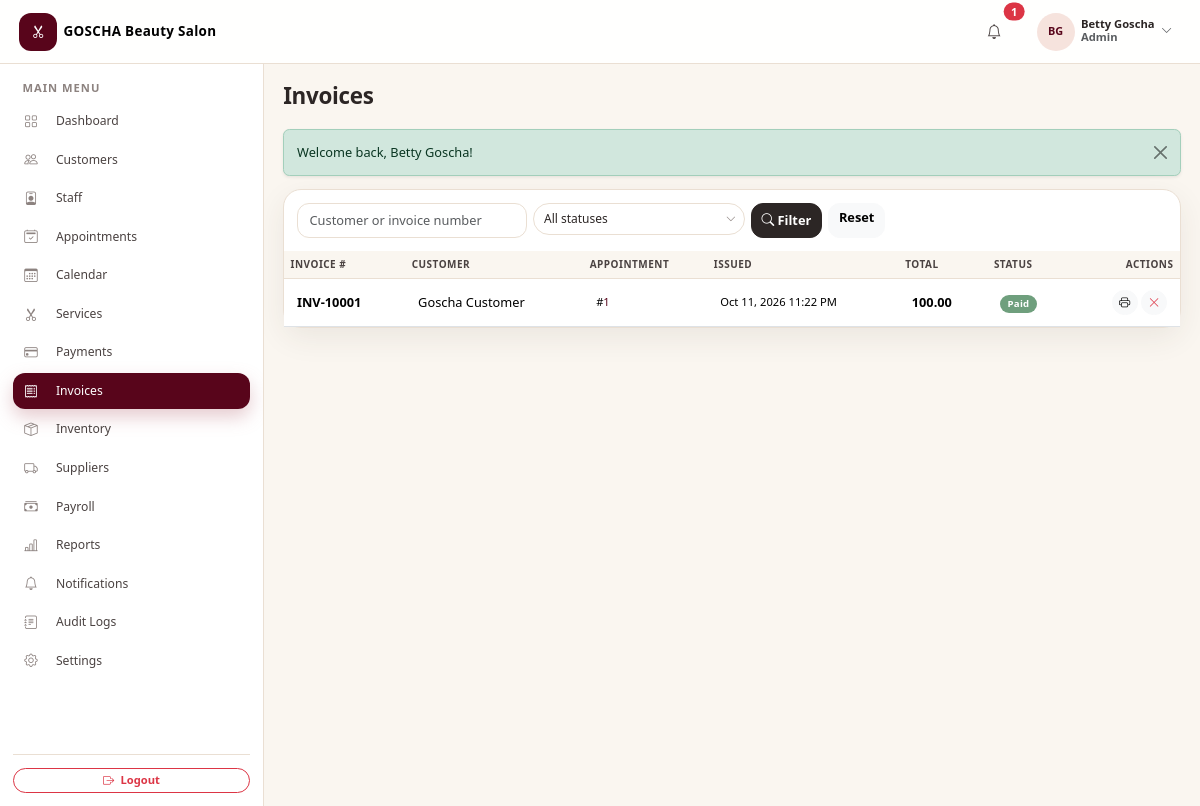
The app's page /admin/invoices.php (signed in) with its own data.
### tables this page shows
CREATE TABLE `users` (
  `id` int(11) NOT NULL AUTO_INCREMENT,
  `salon_id` int(11) NOT NULL,
  `name` varchar(100) NOT NULL,
  `first_name` varchar(100) DEFAULT NULL,
  `last_name` varchar(100) DEFAULT NULL,
  `email` varchar(255) NOT NULL,
  `phone` varchar(20) DEFAULT NULL,
  `password` varchar(255) NOT NULL,
  `role` enum('admin','receptionist') NOT NULL DEFAULT 'admin',
  `status` enum('active','inactive') NOT NULL DEFAULT 'active',
  `created_at` datetime NOT NULL DEFAULT current_timestamp(),
  `updated_at` datetime NOT NULL DEFAULT current_timestamp() ON UPDATE current_timestamp(),
  PRIMARY KEY (`id`),
  UNIQUE KEY `uq_users_email` (`email`),
  KEY `idx_users_salon` (`salon_id`),
  CONSTRAINT `fk_users_salon` FOREIGN KEY (`salon_id`) REFERENCES `salons` (`id`)
);

CREATE TABLE `salons` (
  `id` int(11) NOT NULL AUTO_INCREMENT,
  `salon_name` varchar(150) NOT NULL,
  `owner_first_name` varchar(100) DEFAULT NULL,
  `owner_last_name` varchar(100) DEFAULT NULL,
  `email` varchar(255) DEFAULT NULL,
  `phone` varchar(20) DEFAULT NULL,
  `address` varchar(255) DEFAULT NULL,
  `timezone` varchar(64) NOT NULL DEFAULT 'Africa/Addis_Ababa',
  `currency` char(3) NOT NULL DEFAULT 'ETB',
  `status` enum('active','inactive') NOT NULL DEFAULT 'active',
  `setup_completed_at` datetime DEFAULT NULL,
  `created_at` datetime NOT NULL DEFAULT current_timestamp(),
  `updated_at` datetime NOT NULL DEFAULT current_timestamp() ON UPDATE current_timestamp(),
  PRIMARY KEY (`id`),
  UNIQUE KEY `uq_salons_name` (`salon_name`),
  KEY `idx_salons_status` (`status`)
);

CREATE TABLE `invoices` (
  `id` int(11) NOT NULL AUTO_INCREMENT,
  `salon_id` int(11) NOT NULL,
  `invoice_number` varchar(30) NOT NULL,
  `appointment_id` int(11) DEFAULT NULL,
  `customer_id` int(11) NOT NULL,
  `subtotal` decimal(10,2) NOT NULL DEFAULT 0.00,
  `discount` decimal(10,2) NOT NULL DEFAULT 0.00,
  `tax` decimal(10,2) NOT NULL DEFAULT 0.00,
  `total` decimal(10,2) NOT NULL DEFAULT 0.00,
  `status` enum('unpaid','partial','paid','void') NOT NULL DEFAULT 'unpaid',
  `issued_at` datetime NOT NULL DEFAULT current_timestamp(),
  PRIMARY KEY (`id`),
  UNIQUE KEY `uq_inv_number` (`salon_id`,`invoice_number`),
  KEY `idx_inv_appt` (`appointment_id`),
  KEY `idx_inv_customer` (`customer_id`),
  KEY `idx_invoices_salon` (`salon_id`),
  KEY `idx_inv_salon_cust` (`salon_id`,`customer_id`),
  CONSTRAINT `fk_inv_appt` FOREIGN KEY (`appointment_id`) REFERENCES `appointments` (`id`) ON DELETE SET NULL,
  CONSTRAINT `fk_inv_customer` FOREIGN KEY (`customer_id`) REFERENCES `customers` (`id`) ON DELETE CASCADE,
  CONSTRAINT `fk_invoices_salon` FOREIGN KEY (`salon_id`) REFERENCES `salons` (`id`)
);

### modules/invoices.php (the view, shortened to what the rows shown need)
<?php
$salonId = (int)current_salon_id();
$page  = max(1, (int)($_GET['page'] ?? 1));
$perPage = 15;
$where  = [];
$params = [];
$where[]       = 'i.salon_id = :sid';
$params['sid'] = $salonId;
$whereSql = $where ? 'WHERE ' . implode(' AND ', $where) : '';
$stmt = db()->prepare("SELECT COUNT(*) FROM invoices i JOIN customers c ON c.id = i.customer_id AND c.salon_id = i.salon_id {$whereSql}");
$stmt->execute($params);
$total = (int)$stmt->fetchColumn();
$pg    = paginate($total, $perPage, $page);
$stmt = db()->prepare(
    "SELECT i.*, CONCAT(c.first_name, ' ', c.last_name) AS customer_name
     FROM invoices i JOIN customers c ON c.id = i.customer_id AND c.salon_id = i.salon_id
     {$whereSql}
     ORDER BY i.issued_at DESC
     LIMIT {$perPage} OFFSET {$pg['offset']}"
);
$stmt->execute($params);
$invoices = $stmt->fetchAll();
include __DIR__ . '/../includes/header.php';
?>
<div class="card table-card">
    <div class="table-responsive">
        <table class="table table-hover align-middle mb-0">
            <thead><tr><th>Invoice #</th><th>Customer</th><th>Appointment</th><th>Issued</th><th>Total</th><th>Status</th><th class="text-end">Actions</th></tr></thead>
            <tbody>
            <?php if (!$invoices): ?>
                <tr><td colspan="7"><div class="empty-state">
                    <div class="icon"><i class="bi bi-receipt"></i></div>
                    <p class="text-muted mb-0">No invoices found.</p>
                </div></td></tr>
            <?php else: foreach ($invoices as $inv): ?>
                <tr>
                    <td class="fw-semibold"><?php echo e($inv['invoice_number']); ?></td>
                    <td><?php echo e($inv['customer_name']); ?></td>
                    <td class="small"><?php echo $inv['appointment_id'] ? '#<a class="text-decoration-none" href="appointments.php?action=view&id=' . $inv['appointment_id'] . '">' . $inv['appointment_id'] . '</a>' : '—'; ?></td>
                    <td class="small"><?php echo fmt_datetime($inv['issued_at']); ?></td>
                    <td class="fw-semibold"><?php echo money($inv['total']); ?></td>
                    <td><?php echo status_badge($inv['status']); ?></td>
                    <td class="text-end">
                        <a href="invoice-view.php?id=<?php echo $inv['id']; ?>" class="btn btn-sm btn-light rounded-pill" target="_blank" title="View / Print"><i class="bi bi-printer"></i></a>
                        <?php if ($inv['status'] !== 'void'): ?>
                            <button type="button" class="btn btn-sm btn-light rounded-pill text-danger"
                                    data-confirm="Void this invoice?"
                                    data-confirm-action="invoices.php?form_action=invoice_status&id=<?php echo $inv['id']; ?>&status=void"
                                    data-confirm-label="Void"><i class="bi bi-x-lg"></i></button>
                        <?php endif; ?>
                    </td>
                </tr>
            <?php endforeach; endif; ?>
            </tbody>
        </table>
    </div>
</div>
<?php include __DIR__ . '/../includes/footer.php'; ?>

### includes/navbar.php (shortened to what the rows shown need)
<?php
$user = current_user();
$isAdmin = is_admin();
$base = $isAdmin ? 'admin' : 'receptionist';
$dashUrl = base_url($base . '/dashboard.php');
?>
<nav class="navbar app-navbar navbar-expand-lg sticky-top">
    <div class="container-fluid px-3 px-lg-4">
        <?php $brandLogo = salon_logo_url(); ?>
        <a class="navbar-brand d-flex align-items-center gap-2 fw-semibold" href="<?php echo $dashUrl; ?>">
            <?php if ($brandLogo !== ''): ?>
                <img src="<?php echo e($brandLogo); ?>" alt="<?php echo e(salon_name()); ?> logo" class="brand-logo">
            <?php else: ?>
                <span class="brand-mark"><i class="bi bi-scissors"></i></span>
            <?php endif; ?>
            <span class="brand-name d-none d-sm-inline"><?php echo e(salon_name()); ?></span>
        </a>
        <div class="d-flex align-items-center gap-2 gap-lg-3 ms-auto">
            <div class="dropdown">
                <button class="btn btn-user d-flex align-items-center gap-2" type="button" data-bs-toggle="dropdown" aria-expanded="false">
                    <span class="avatar"><?php echo e(initials($user['name'])); ?></span>
                    <span class="d-none d-md-block text-start">
                        <span class="d-block user-name small lh-1"><?php echo e($user['name']); ?></span>
                        <span class="d-block user-role small text-muted"><?php echo e(ucfirst($user['role'])); ?></span>
                    </span>
                    <i class="bi bi-chevron-down small text-muted"></i>
                </button>
            </div>
        </div>
    </div>
</nav>

### includes/functions.php (shortened to what the rows shown need)
<?php
function e($value): string
{
    return htmlspecialchars((string)$value, ENT_QUOTES, 'UTF-8');
}
function base_url(string $path = ''): string
{
    static $base = null;
    if ($base === null) {
        $rootDir   = realpath(dirname(__DIR__));
        $scriptDir = realpath(dirname($_SERVER['SCRIPT_FILENAME'] ?? __DIR__));
        $depth = 0;
        $dir   = $scriptDir;
        while ($dir && $rootDir && realpath($dir) !== $rootDir && strpos(realpath($dir), $rootDir) === 0) {
            $depth++;
            $dir = dirname($dir);
        }
        $base = str_repeat('../', $depth);
    }
    return $base . $path;
}
function money($amount): string
{
    return number_format((float)$amount, 2);
}
function fmt_datetime($datetime): string
{
    return date('M j, Y g:i A', strtotime((string)$datetime));
}
function initials(string $name): string
{
    $parts = preg_split('/\s+/', trim($name));
    $out = '';
    foreach (array_slice($parts, 0, 2) as $p) {
        if ($p !== '') {
            $out .= mb_substr($p, 0, 1);
        }
    }
    return strtoupper($out ?: '?');
}
function &_settings_cache(): array
{
    static $cache = [];
    return $cache;
}
function settings_salon_id(): int
{
    if (function_exists('default_salon_id')) {
        $id = default_salon_id();
        if ($id > 0) {
            return $id;
        }
    }
}
function get_setting(string $key, $default = null)
{
    $salonId = settings_salon_id();
    $cache =& _settings_cache();
    if (($cache['_generation'] ?? -1) !== settings_cache_generation()
        || !isset($cache['_salons'][$salonId])) {
        $loaded = [];
        try {
            $stmt = db()->prepare(
                'SELECT setting_key, setting_value FROM settings WHERE salon_id = :sid'
            );
            $stmt->execute(['sid' => $salonId]);
            foreach ($stmt->fetchAll() as $row) {
                $loaded[$row['setting_key']] = $row['setting_value'];
            }
        } catch (Throwable $e) {
        }
        if (!isset($cache['_salons']) || !is_array($cache['_salons'])) {
            $cache['_salons'] = [];
        }
        $cache['_salons'][$salonId] = $loaded;
    }
    $value = $cache['_salons'][$salonId][$key] ?? null;
    return ($value !== null && $value !== '') ? $value : $default;
}
function settings_cache_generation(): int
{
    return (int)($GLOBALS['__settings_cache_generation'] ?? 0);
}
function salon_name(): string
{
    if (function_exists('salon_profile')) {
        $profile = salon_profile();
        if (is_array($profile) && trim((string)($profile['salon_name'] ?? '')) !== '') {
            return (string)$profile['salon_name'];
        }
    }
    $mirrored = trim((string)get_setting('salon_name', ''));
    return $mirrored !== '' ? $mirrored : 'Your Salon';
}
function salon_logo_path(): string
{
    return trim((string)get_setting('salon_logo', ''));
}
function salon_logo_url(): string
{
    $path = salon_logo_path();
    if ($path === '') {
        return '';
    }
    $normalized = ltrim(str_replace('\\', '/', $path), '/');
    $url = base_url($normalized);
    return $url;
}
function status_badge(string $status): string
{
    $map = [
        'active'      => 'success',
        'inactive'    => 'secondary',
        'paid'        => 'success',
        'pending'     => 'warning',
        'partial'     => 'info',
        'refunded'    => 'danger',
        'unpaid'      => 'danger',
        'void'        => 'secondary',
        'confirmed'   => 'primary',
        'in_progress' => 'info',
        'completed'   => 'success',
        'cancelled'   => 'danger',
        'no_show'     => 'secondary',
        'waiting'     => 'warning',
        'converted'   => 'success',
    ];
    $class = $map[strtolower($status)] ?? 'secondary';
    return '<span class="badge badge-status bg-' . $class . '">' . e(ucwords(str_replace('_', ' ', $status))) . '</span>';
}
function paginate(int $total, int $perPage, int $page): array
{
    $totalPages = max(1, (int)ceil($total / $perPage));
    $page       = max(1, min($page, $totalPages));
    return [
        'total'       => $total,
        'perPage'     => $perPage,
        'page'        => $page,
        'totalPages'  => $totalPages,
        'offset'      => ($page - 1) * $perPage,
        'hasPrev'     => $page > 1,
        'hasNext'     => $page < $totalPages,
        'prevPage'    => $page - 1,
        'nextPage'    => $page + 1,
    ];
}

### records on screen
users: salon.salon_name "GOSCHA Beauty Salon", name "BG", name "Betty Goscha", role "Admin"
invoices: invoice_number "INV-10001", customer_name "Goscha Customer", appointment "1", issued_at "Oct 11, 2026 11:22 PM", total "100.00", status "Paid"

### other values on screen
$unreadCount "1"
$label "Dashboard"
$label "Customers"
$label "Staff"
$label "Appointments"
$label "Calendar"
$label "Services"
$label "Payments"
$label "Invoices"
$label "Inventory"
$label "Suppliers"
$label "Payroll"
$label "Reports"
$label "Notifications"
$label "Audit Logs"
